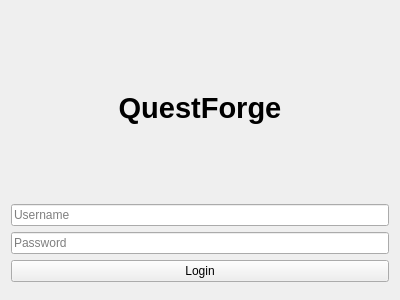
<?xml version="1.0" encoding="UTF-8"?>
<ui version="4.0">
 <class>Login</class>
 <widget class="QWidget" name="Login">
  <property name="minimumSize">
   <size>
    <width>400</width>
    <height>300</height>
   </size>
  </property>

  <layout class="QVBoxLayout">
   <item>
    <spacer>
     <property name="orientation">
      <enum>Qt::Vertical</enum>
     </property>
    </spacer>
   </item>

   <item>
    <widget class="QLabel">
     <property name="text">
      <string>QuestForge</string>
     </property>
     <property name="alignment">
      <set>Qt::AlignCenter</set>
     </property>
     <property name="font">
      <font>
       <pointsize>22</pointsize>
       <bold>true</bold>
      </font>
     </property>
    </widget>
   </item>

   <item>
    <widget class="QLineEdit" name="usernameInput">
     <property name="placeholderText">
      <string>Username</string>
     </property>
    </widget>
   </item>

   <item>
    <widget class="QLineEdit" name="passwordInput">
     <property name="placeholderText">
      <string>Password</string>
     </property>
     <property name="echoMode">
      <enum>QLineEdit::Password</enum>
     </property>
    </widget>
   </item>

   <item>
    <widget class="QPushButton" name="loginButton">
     <property name="text">
      <string>Login</string>
     </property>
    </widget>
   </item>

   <item>
    <spacer>
     <property name="orientation">
      <enum>Qt::Vertical</enum>
     </property>
    </spacer>
   </item>
  </layout>
 </widget>
</ui>
